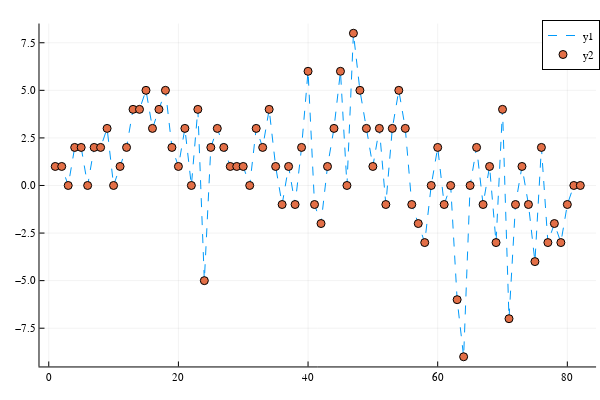

The cell this chart's notebook holds for it:
### Code cell
using JLD2, DataFrames , Plots
@load "izolacja.jld2"
x = Int16(floor(agents1_df.step[end] / 12))
plotly()
dy = [agents1_df[:,aggname(:status, infected)][12*(i+1)] - agents1_df[:, aggname(:status, infected)][12* i] for i in 1:(x-1)]
Plots.plot(1:(x-1) ,dy,linestyle = :dash)
Plots.scatter!(1:(x-1) ,dy)

### Figure 1 — Plotly figure (JSON) as saved in the notebook; plotly's stock layout.template omitted (floating-point values rounded to 4 significant figures)
{"data": [{"colorbar": {"title": ""}, "legendgroup": "y1", "line": {"color": "rgba(0, 154, 250, 1.000)", "dash": "dash", "shape": "linear", "width": 1}, "mode": "lines", "name": "y1", "showlegend": true, "type": "scatter", "x": [1, 2, 3, 4, 5, 6, 7, 8, 9, 10, 11, 12, 13, 14, 15, 16, 17, 18, 19, 20, 21, 22, 23, 24, 25, 26, 27, 28, 29, 30, 31, 32, 33, 34, 35, 36, 37, 38, 39, 40, 41, 42, 43, 44, 45, 46, 47, 48, 49, 50, 51, 52, 53, 54, 55, 56, 57, 58, 59, 60, 61, 62, 63, 64, 65, 66, 67, 68, 69, 70, 71, 72, 73, 74, 75, 76, 77, 78, 79, 80, 81, 82], "xaxis": "x", "y": [1, 1, 0, 2, 2, 0, 2, 2, 3, 0, 1, 2, 4, 4, 5, 3, 4, 5, 2, 1, 3, 0, 4, -5, 2, 3, 2, 1, 1, 1, 0, 3, 2, 4, 1, -1, 1, -1, 2, 6, -1, -2, 1, 3, 6, 0, 8, 5, 3, 1, 3, -1, 3, 5, 3, -1, -2, -3, 0, 2, -1, 0, -6, -9, 0, 2, -1, 1, -3, 4, -7, -1, 1, -1, -4, 2, -3, -2, -3, -1, 0, 0], "yaxis": "y", "zmax": null, "zmin": null}, {"colorbar": {"title": ""}, "legendgroup": "y2", "marker": {"color": "rgba(227, 111, 71, 1.000)", "line": {"color": "rgba(0, 0, 0, 1.000)", "width": 1}, "size": 8, "symbol": "circle"}, "mode": "markers", "name": "y2", "showlegend": true, "type": "scatter", "x": [1, 2, 3, 4, 5, 6, 7, 8, 9, 10, 11, 12, 13, 14, 15, 16, 17, 18, 19, 20, 21, 22, 23, 24, 25, 26, 27, 28, 29, 30, 31, 32, 33, 34, 35, 36, 37, 38, 39, 40, 41, 42, 43, 44, 45, 46, 47, 48, 49, 50, 51, 52, 53, 54, 55, 56, 57, 58, 59, 60, 61, 62, 63, 64, 65, 66, 67, 68, 69, 70, 71, 72, 73, 74, 75, 76, 77, 78, 79, 80, 81, 82], "xaxis": "x", "y": [1, 1, 0, 2, 2, 0, 2, 2, 3, 0, 1, 2, 4, 4, 5, 3, 4, 5, 2, 1, 3, 0, 4, -5, 2, 3, 2, 1, 1, 1, 0, 3, 2, 4, 1, -1, 1, -1, 2, 6, -1, -2, 1, 3, 6, 0, 8, 5, 3, 1, 3, -1, 3, 5, 3, -1, -2, -3, 0, 2, -1, 0, -6, -9, 0, 2, -1, 1, -3, 4, -7, -1, 1, -1, -4, 2, -3, -2, -3, -1, 0, 0], "yaxis": "y", "zmax": null, "zmin": null}], "layout": {"annotations": [], "height": 400, "legend": {"bgcolor": "rgba(255, 255, 255, 1.000)", "bordercolor": "rgba(0, 0, 0, 1.000)", "borderwidth": 1, "font": {"color": "rgba(0, 0, 0, 1.000)", "family": "sans-serif", "size": 11}, "title": {"font": {"color": "rgba(0, 0, 0, 1.000)", "family": "sans-serif", "size": 15}, "text": ""}, "tracegroupgap": 0, "traceorder": "normal", "x": 1, "xanchor": "auto", "y": 1, "yanchor": "auto"}, "margin": {"b": 20, "l": 0, "r": 0, "t": 20}, "paper_bgcolor": "rgba(255, 255, 255, 1.000)", "plot_bgcolor": "rgba(255, 255, 255, 1.000)", "showlegend": true, "width": 600, "xaxis": {"anchor": "y", "domain": [0.06582, 0.9934], "gridcolor": "rgba(0, 0, 0, 0.100)", "gridwidth": 0.5, "linecolor": "rgba(0, 0, 0, 1.000)", "mirror": false, "range": [-1.43, 84.43], "showgrid": true, "showline": true, "showticklabels": true, "tickangle": 0, "tickcolor": "rgb(0, 0, 0)", "tickfont": {"color": "rgba(0, 0, 0, 1.000)", "family": "sans-serif", "size": 11}, "tickmode": "array", "ticks": "inside", "ticktext": ["0", "20", "40", "60", "80"], "tickvals": [0, 20, 40, 60, 80], "title": "", "titlefont": {"color": "rgba(0, 0, 0, 1.000)", "family": "sans-serif", "size": 15}, "type": "-", "visible": true, "zeroline": false, "zerolinecolor": "rgba(0, 0, 0, 1.000)"}, "yaxis": {"anchor": "x", "domain": [0.03762, 0.9902], "gridcolor": "rgba(0, 0, 0, 0.100)", "gridwidth": 0.5, "linecolor": "rgba(0, 0, 0, 1.000)", "mirror": false, "range": [-9.51, 8.51], "showgrid": true, "showline": true, "showticklabels": true, "tickangle": 0, "tickcolor": "rgb(0, 0, 0)", "tickfont": {"color": "rgba(0, 0, 0, 1.000)", "family": "sans-serif", "size": 11}, "tickmode": "array", "ticks": "inside", "ticktext": ["−7.5", "−5.0", "−2.5", "0.0", "2.5", "5.0", "7.5"], "tickvals": [-7.5, -5, -2.5, 0, 2.5, 5, 7.5], "title": "", "titlefont": {"color": "rgba(0, 0, 0, 1.000)", "family": "sans-serif", "size": 15}, "type": "-", "visible": true, "zeroline": false, "zerolinecolor": "rgba(0, 0, 0, 1.000)"}}}
